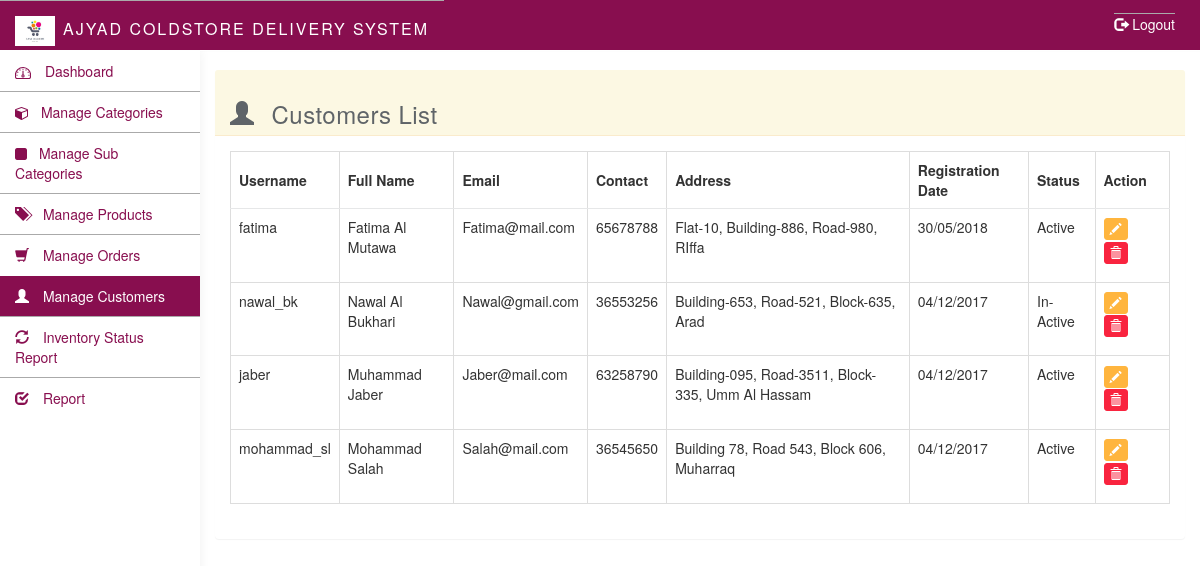
Page /admin/users.php (signed in) on the committed database.
### tables this page shows
CREATE TABLE `customers` (
  `id` int(11) NOT NULL,
  `employee_id` varchar(255) NOT NULL,
  `fullname` varchar(255) NOT NULL,
  `email` varchar(255) NOT NULL,
  `contact` varchar(255) NOT NULL,
  `address` text NOT NULL,
  `credit` varchar(255) NOT NULL DEFAULT '0',
  `password` varchar(255) NOT NULL,
  `created_date` datetime NOT NULL DEFAULT CURRENT_TIMESTAMP,
  `is_active` tinyint(1) NOT NULL DEFAULT '1',
  `status` tinyint(1) NOT NULL DEFAULT '1'
);

### admin/users.php (the view, shortened to what this page needs)
<?php require_once 'includes/header.php'; ?>
	<div class="col-sm-9 col-sm-offset-3 col-lg-10 col-lg-offset-2 main">
		<div class="row">
			<ol class="breadcrumb top-bar-margin">
				<li><a href="#"><span class="glyphicon glyphicon-user"></span> </a></li>
				<li class="active">Manage Customers</li>
			</ol>
		</div>
		<br>
		<div class="panel panel-warning">
	  	<div class="panel-heading">
	  		<h3><span class="glyphicon glyphicon-user"></span> Customers List</h3>
	  		<div id="errorDiv" class="col-sm-8 col-sm-offset-2">
      </div>
      <div class="clearfix"></div>
	  	</div>
	  	<div class="panel-body">
	  		<table class="table table-bordered">
	  			<thead>
	  				<tr>
	  					<th>
	  						Username
	  					</th>
	  					<th>
	  						Full Name
	  					</th>
	  					<th>
	  						Email
	  					</th>
	  					<th>
	  						Contact
	  					</th>
	  					<th>
	  						Address
	  					</th>
	  					<th>
	  						Registration Date
	  					</th>
	  					<th>
	  						Status
	  					</th>
	  					<th>
	  						Action
	  					</th>
	  				</tr>
	  			</thead>
	  			<tbody>
  				<?php
  					$sql = "SELECT * FROM customers
  					WHERE status = 1
					ORDER BY created_date DESC";
  					$rs = mysqli_query($con, $sql);
					while ($row = mysqli_fetch_assoc($rs)){?>
		  			<tr>
						<td><?php echo $row['employee_id'] ?></td>
						<td><?php echo $row['fullname'] ?></td>
						<td><?php echo ucwords($row['email']) ?></td>
						<td><?php echo $row['contact'] ?></td>
						<td><?php echo $row['address'] ?></td>
						<td><?php echo date('d/m/Y',strtotime($row['created_date'])) ?></td>
						<td><?php echo ($row['is_active'] == 1)? 'Active': 'In-Active' ?></td>
						<td>
						<ul class="list-inline">
							<li>
								<a href="edit_user.php?edit_id=<?=$row['id'] ?>" class="btn btn-warning btn-xs"><span class="glyphicon glyphicon-pencil"></span></a>
							</li>
							<li>
								<a href="?del_id=<?=$row['id'] ?>" class="btn btn-danger btn-xs"><span class="glyphicon glyphicon-trash"></span></a>
							</li>
						</ul>
						</td>
		  			</tr>
				<?php } ?>
	  			</tbody>
	  		</table>
	  	</div>
	  </div>
	</div>
</body>
</html>

### admin/css/styles.css (style rules this page uses)
a, a:hover, a:focus { color: #880E4F; border-top: 1px solid #AAA; }
h1, h2, h3, h4, h5, h6 { color: #5f6468; }
h3, h4 { font-weight: 300; }
.btn-warning, .btn-warning:hover, .btn-warning:focus, .btn-warning:active, .btn-warning.active, .open > .dropdown-toggle.btn-warning, .btn-warning.disabled, .btn-warning[disabled], fieldset[disabled] .btn-warning, .btn-warning.disabled:hover, .btn-warning[disabled]:hover, fieldset[disabled] .btn-warning:hover, .btn-warning.disabled:focus, .btn-warning[disabled]:focus, fieldset[disabled] .btn-warning:focus, .btn-warning.disabled:active, .btn-warning[disabled]:active, fieldset[disabled] .btn-warning:active, .btn-warning.disabled.active, .btn-warning[disabled].active, fieldset[disabled] .btn-warning.active { background-color: #ffb53e; border-color: #ffb53e; }
.btn-danger, .btn-danger:hover, .btn-danger:focus, .btn-danger:active, .btn-danger.active, .open > .dropdown-toggle.btn-danger, .btn-danger.disabled, .btn-danger[disabled], fieldset[disabled] .btn-danger, .btn-danger.disabled:hover, .btn-danger[disabled]:hover, fieldset[disabled] .btn-danger:hover, .btn-danger.disabled:focus, .btn-danger[disabled]:focus, fieldset[disabled] .btn-danger:focus, .btn-danger.disabled:active, .btn-danger[disabled]:active, fieldset[disabled] .btn-danger:active, .btn-danger.disabled.active, .btn-danger[disabled].active, fieldset[disabled] .btn-danger.active { background-color: #f9243f; border-color: #f9243f; }
.panel { border: 0; }
.panel-heading { font-size: 18px; font-weight: 300; letter-spacing: 0.025em; height: 66px; line-height: 45px; }
.breadcrumb { border-radius: 0; padding: 10px 15px; background: #e9ecf2; box-shadow: 0 1px 1px rgba(0, 0, 0, .05); margin: 0 ; }
.top-bar-margin { margin-top:10px; }
.panel-heading .glyphicon { margin-right: 10px; }
.table { background: #fff; }
.table>thead>tr>th { border-bottom: 1px solid #e6e7e8; vertical-align: middle; height: 50px; }

### rows in the picture
customers: employee "fatima", fullname "Fatima Al Mutawa", email "Fatima@mail.com", contact "65678788", address "Flat-10, Building-886, Road-980, RIffa", created_date "30/05/2018", is_active "Active"
customers: employee "nawal_bk", fullname "Nawal Al Bukhari", email "Nawal@gmail.com", contact "36553256", address "Building-653, Road-521, Block-635, Arad", created_date "04/12/2017", is_active "In-Active"
customers: employee "jaber", fullname "Muhammad Jaber", email "Jaber@mail.com", contact "63258790", address "Building-095, Road-3511, Block-335, Umm Al Hassam", created_date "04/12/2017", is_active "Active"
customers: employee "mohammad_sl", fullname "Mohammad Salah", email "Salah@mail.com", contact "36545650", address "Building 78, Road 543, Block 606, Muharraq", created_date "04/12/2017", is_active "Active"

### other values in the picture
constant("SYSTEM_NAME") "AJYAD COLDSTORE DELIVERY SYSTEM"
